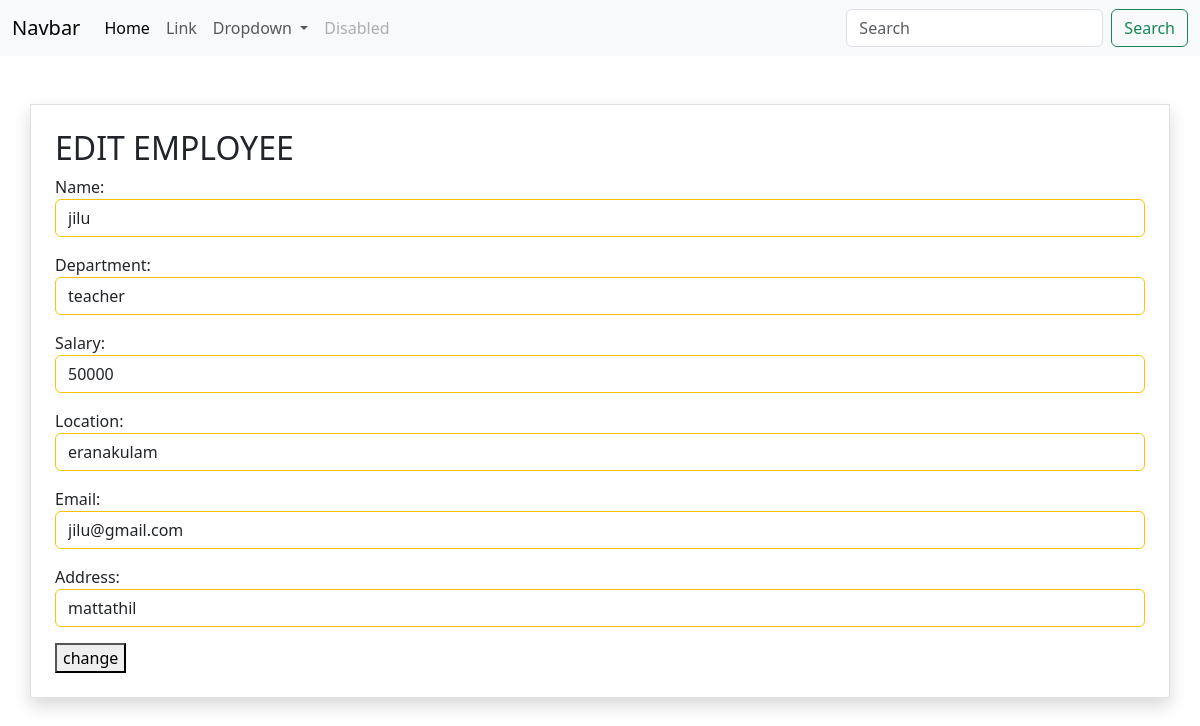
Page /employee/4/change on the committed database.
### myapp/models.py (models this page shows, shortened)
class Employee(models.Model):
    name=models.CharField(max_length=200)
    department=models.CharField(max_length=200)
    salary=models.PositiveBigIntegerField()
    location=models.CharField(max_length=200)
    email=models.CharField(max_length=200)
    address=models.CharField(max_length=200)

### myapp/views.py (the view, shortened to what this page needs)
# urls.py: path("employee/<int:pk>/change",views.EmployeeUpdateView.as_view(),name="employee-update"),
class EmployeeUpdateView(View):
    def get(self,request,*args,**kwargs):
        id=kwargs.get("pk")
        employee_object=Employee.objects.get(id=id)
        dictionary={
            "name":employee_object.name,
            "department":employee_object.department,
            "salary":employee_object.salary,
            "location":employee_object.location,
            "email":employee_object.email,
            "address":employee_object.address
              }
        form_instance=EmployeeForm(initial=dictionary)
        return render(request,"employee_update.html",{"form":form_instance})

### myapp/forms.py
class EmployeeForm(forms.Form):
    name=forms.CharField(widget=forms.TextInput(attrs={"class":"form-control border border-warning"}))
    department=forms.CharField(widget=forms.TextInput(attrs={"class":"form-control border border-warning"}))
    salary=forms.IntegerField(widget=forms.NumberInput(attrs={"class":"form-control border border-warning"}))
    location=forms.CharField(widget=forms.TextInput(attrs={"class":"form-control border border-warning"}))
    email=forms.CharField(widget=forms.TextInput(attrs={"class":"form-control border border-warning"}))
    address=forms.CharField(widget=forms.TextInput(attrs={"class":"form-control border border-warning"}))

### myapp/templates/employee_update.html (shortened to what this page needs)
{%extends 'base.html'%}
{%block main_block%}
<div class="container border shadow mt-5 p-4">
    <h2>EDIT EMPLOYEE</h2>
    <form action="" method="post">
        {{form.as_p}}
        <button type="submit">change</button>
    </form>
</div>
{%endblock%}

### rows in the picture
Employee: name "jilu", department "teacher", salary "50000", location "eranakulam", email "jilu@gmail.com", address "mattathil"
